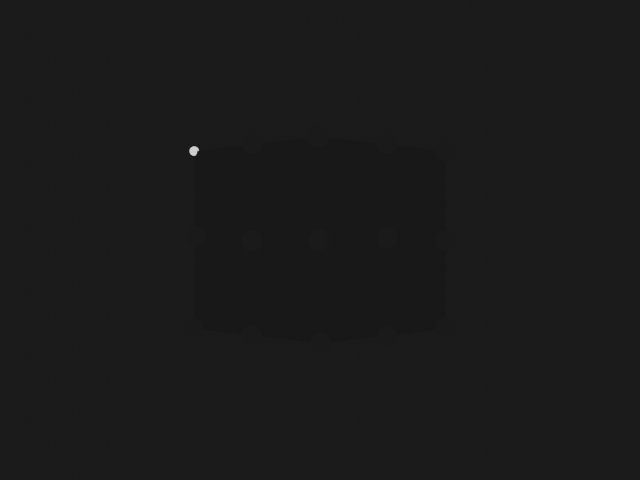
#> input picture test/media/capture_sequence/a_0.png, 640 x 480 px; its folder holds only this picture in this run
$ python -i led_identifier.py   (imports and definitions only)
#> lines starting #> are read from the running program, lines starting #| are printed output that depends on the picture; after the words box and inside, x2 and y2 are one past the last pixel; in counts of white or black regions, pixels touching at a corner belong together
### lib/led_map_2d.py
import os
from parse import parse
from lib import logging


class LEDDetection:

    def __init__(self, u, v, contours=()):
        self.u = u
        self.v = v
        self.contours = contours

    def pos(self):
        return self.u, self.v


class LEDMap2D:

    # [33 lines left out: functions __init__, _load, not called in this run]

    def __len__(self):
        return len(self._detections)

    def led_indexes(self):
        return sorted(self._detections.keys())

    def get_detections(self):
        return self._detections

    def get_detection(self, led_id):
        return self._detections[led_id]

    def add_detection(self, led_id: int, detection: LEDDetection):
        self._detections[led_id] = detection

    # [26 lines left out: functions write_to_file, get_all_2d_led_maps, not called in this run]

### lib/led_identifier.py
import cv2
from lib.led_map_2d import LEDDetection
from lib import logging


class LedFinder:

    def __init__(self, threshold=128):
        self.threshold = threshold

    def find_led(self, image):

        _, image_thresh = cv2.threshold(image, self.threshold, 255, cv2.THRESH_TOZERO)
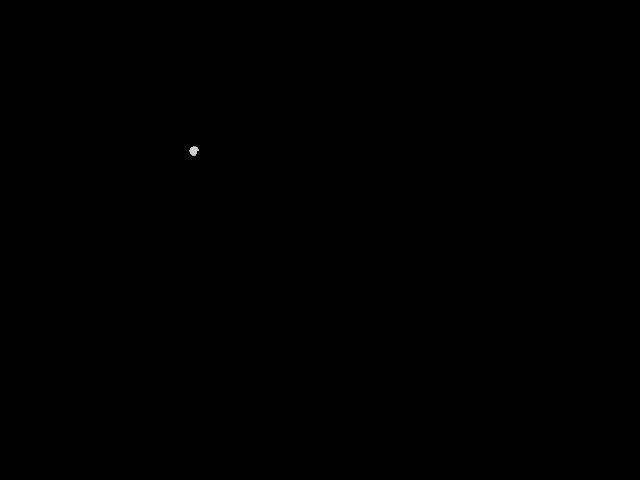
#> image_thresh: shape (480, 640); min 0, max 207, mean 0

        contours, _ = cv2.findContours(
            image_thresh, cv2.RETR_TREE, cv2.CHAIN_APPROX_SIMPLE
        )
#> contours = 1 contour; box (x1, y1, x2, y2) and area: (189, 146, 199, 156) 54

        led_response_count = len(contours)
#> led_response_count = 1
        if led_response_count == 0:
            return None
        elif led_response_count > 1:
            logging.debug(
                f"Warning! More than 1 light source found, found {led_response_count} light sources"
            )

        moments = cv2.moments(image_thresh)
#> moments = moments, m00 13318, centre m10/m00, m01/m00 = (193.4, 150.4)

        if moments["m00"] == 0:
            return None

        img_height = image.shape[0]
#> img_height = 480
        img_width = image.shape[1]
#> img_width = 640

        center_u = moments["m10"] / moments["m00"]
#> center_u = 193.4
        center_v = moments["m01"] / moments["m00"]
#> center_v = 150.4

        center_u = center_u / img_width
#> center_u = 0.302
        v_offset = (img_width - img_height) / 2.0
#> v_offset = 80
        center_v = (center_v + v_offset) / img_width
#> center_v = 0.36

        return LEDDetection(center_u, center_v, contours)
#> in __init__, `self.u = u`: self.u = 0.302
#> in __init__, `self.v = v`: self.v = 0.36
#> in __init__, `self.contours = contours`: self.contours has the same summary as contours in find_led

    @staticmethod
    def draw_results(image, results):

        render_image = cv2.cvtColor(image, cv2.COLOR_GRAY2BGR)

        img_height = render_image.shape[0]
        img_width = render_image.shape[1]

        if results:
            cv2.drawContours(render_image, results.contours, -1, (255, 0, 0), 1)

            u_abs = int(results.u * img_width)

            v_offset = (img_width - img_height) / 2.0

            v_abs = int(results.v * img_width - v_offset)

            cv2.drawMarker(
                render_image,
                (u_abs, v_abs),
                (0, 255, 0),
                markerSize=100,
            )

        return render_image

>>> import cv2
>>> picture = cv2.imread('../test/media/capture_sequence/a_0.png', cv2.IMREAD_GRAYSCALE)
>>> result = LedFinder().find_led(picture)
